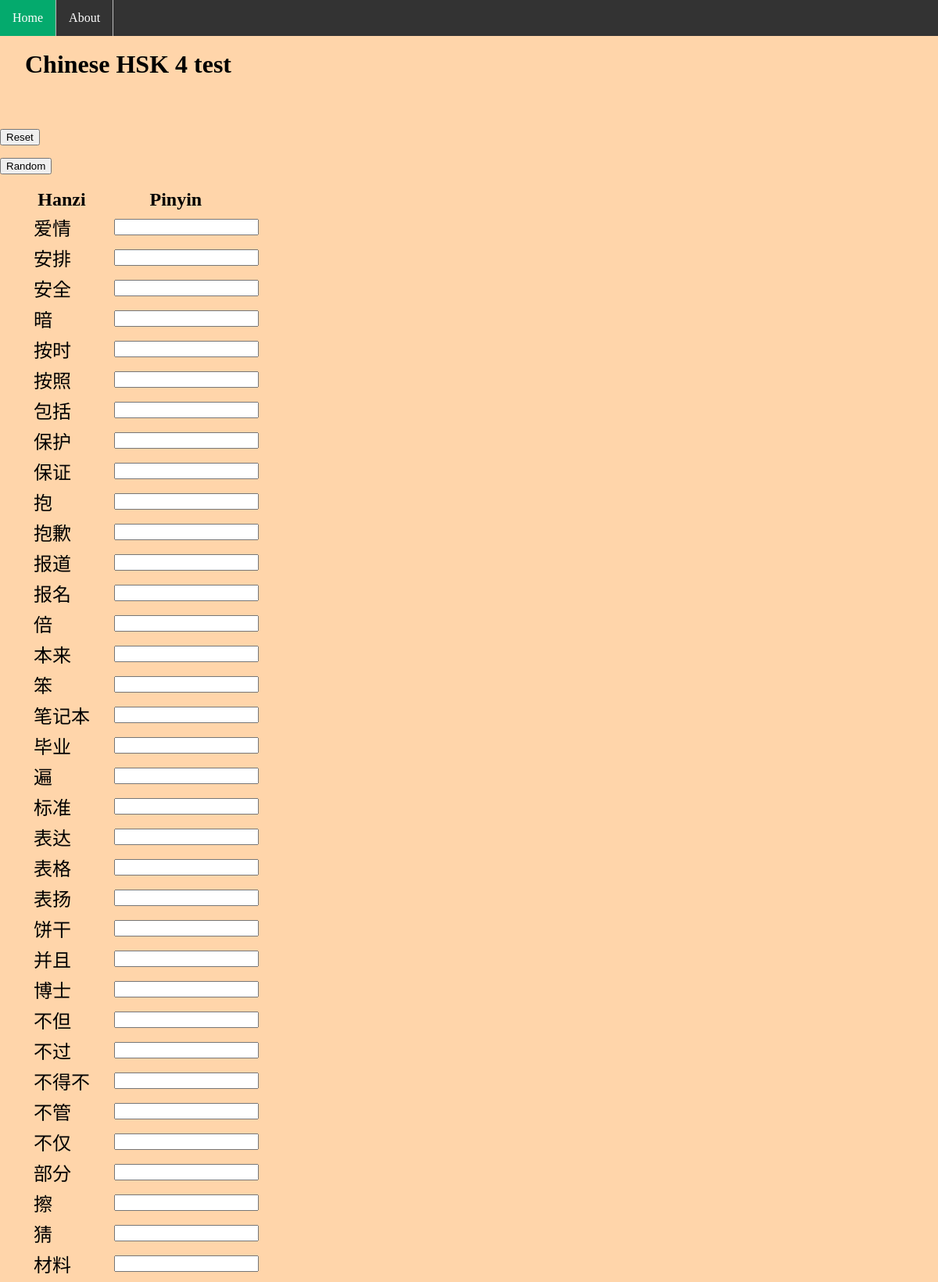
The page /test/4/ (upper part) on the database its author committed.
### chinesetest/models.py (models this page shows, shortened)
class Word(models.Model):
    hanzi = models.CharField(max_length=30)
    pinyin = models.CharField(max_length=30)
    solved = models.BooleanField(default=False)
    hsk = models.IntegerField()

### chinesetest/views.py (the view)
# urls.py: path('test/<int:hsk>/', views.test, name='test'),
def test(request, hsk):
    words = Word.objects.filter(hsk=hsk)
    context = {'words_list': words, 'hsk': hsk, 'full_test': True}
    return render(request, 'test.html', context)

### chinesetest/templates/test.html (shortened to what this page needs)
{% extends "base.html" %}
{% block content %}
	<h1>Chinese HSK {{ hsk }} test</h1>
	<form action="{% url 'chinesetest:reset' hsk %}">
		<input type="submit" value="Reset" name="reset">
	</form>
    <form action="{% url 'chinesetest:random' hsk %}">
		<input type="submit" value="Random" name="random">
	</form>
	<div id="word_list">
		<ul>
			<form action="{% url 'chinesetest:check' %}" method="POST" autocomplete="off" id="words_form">
				<table>
						<tr>
							<th>Hanzi</th>
							<th>Pinyin</th>
						</tr>
					{% for word in words_list %}
						<tr>
							<td>{{ word.hanzi }}</td>
                            {% if word.solved %}
                                <td>
                                    <span class="checkmark">
                                        <div class="checkmark_stem"></div>
                                        <div class="checkmark_kick"></div>
                                    </span>
                                </td>
                            {% else %}
                                <td><input id="text_input" type="text" name="pinyin"></td>
                                <td><input type="hidden" value="{{ word.id }}" name="word_id"/></td>
                            {% endif %}
						</tr>
				    {% endfor %}
				</table>
			</form>
		</ul>
	</div>
{% endblock content %}

### chinesetest/static/style.css (style rules this page uses)
body { background-color: #FFD5AA; margin-left: 0; }
h1 { margin: 2em 1em; }
table { font-size: 1.5em; }
ul { list-style-type: none; }
#text_input { margin-left: 2em; }

### rows shown on the page
Word: hanzi "爱情"
Word: hanzi "安排"
Word: hanzi "安全"
Word: hanzi "暗"
Word: hanzi "按时"
Word: hanzi "按照"
Word: hanzi "包括"
Word: hanzi "保护"
Word: hanzi "保证"
Word: hanzi "抱"
Word: hanzi "抱歉"
Word: hanzi "报道"
Word: hanzi "报名"
Word: hanzi "倍"
Word: hanzi "本来"
Word: hanzi "笨"
Word: hanzi "笔记本"
Word: hanzi "毕业"
Word: hanzi "遍"
Word: hanzi "标准"
Word: hanzi "表达"
Word: hanzi "表格"
Word: hanzi "表扬"
Word: hanzi "饼干"
Word: hanzi "并且"
Word: hanzi "博士"
Word: hanzi "不但"
Word: hanzi "不过"
Word: hanzi "不得不"
Word: hanzi "不管"
Word: hanzi "不仅"
Word: hanzi "部分"
Word: hanzi "擦"
Word: hanzi "猜"
Word: hanzi "材料"

### other values the page prints
{{ hsk }} "4"
